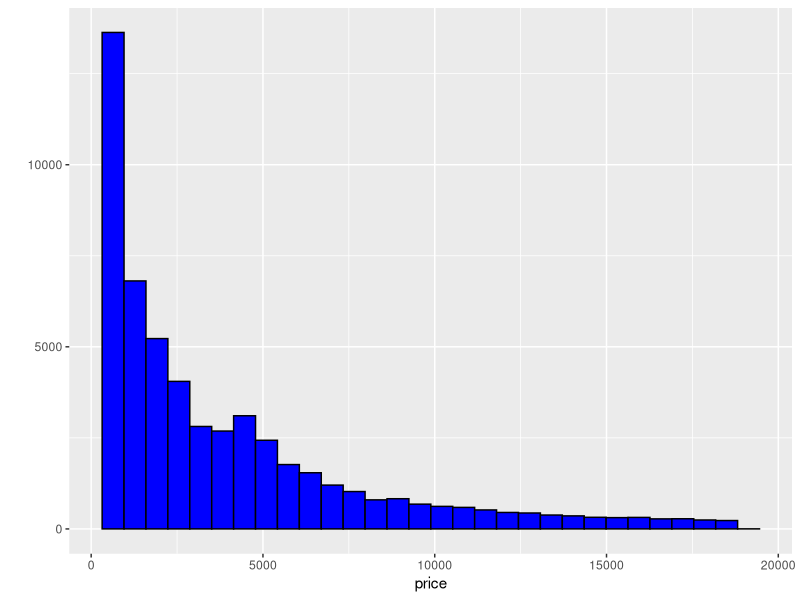
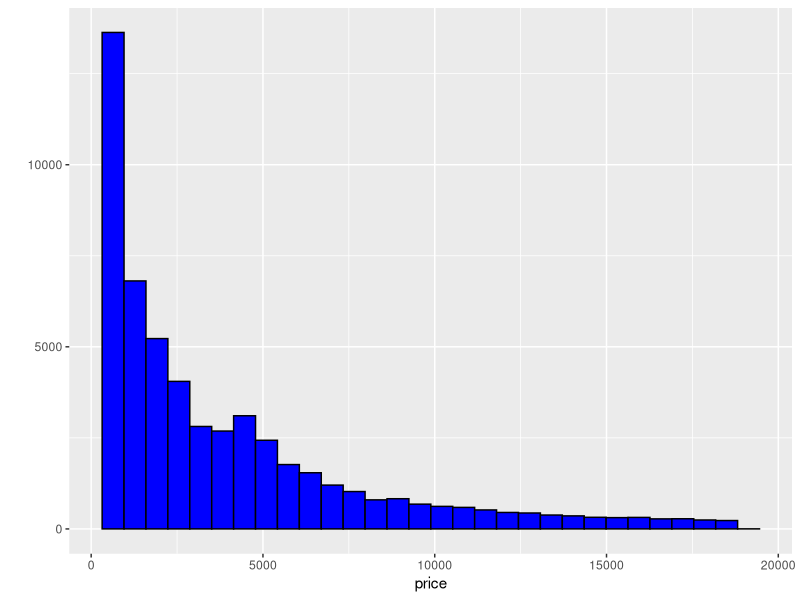
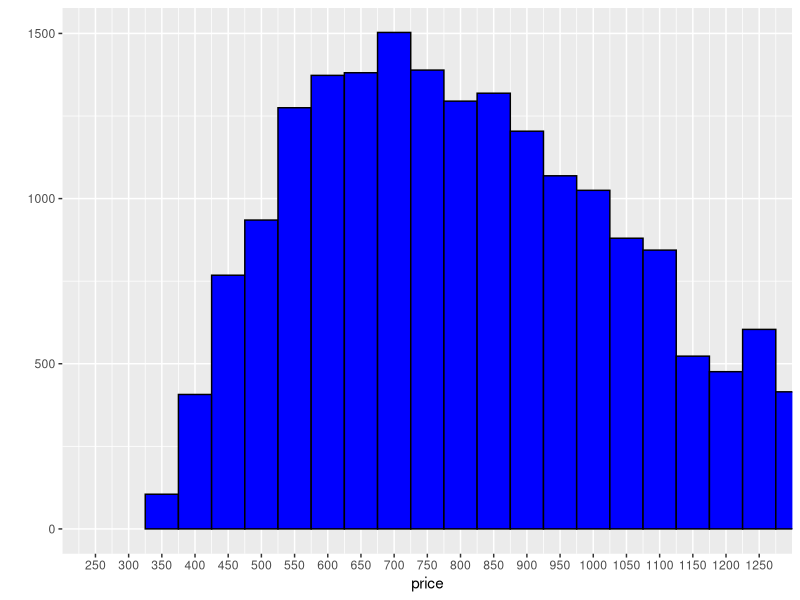
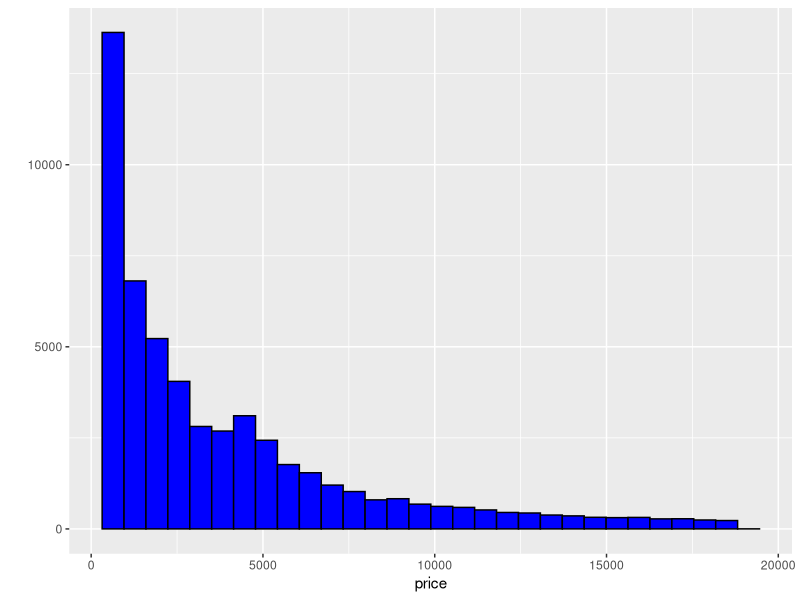
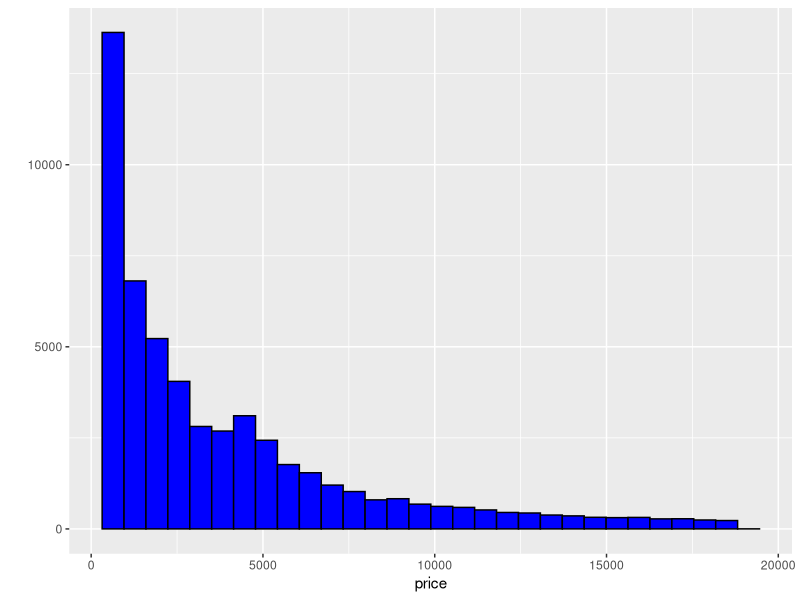
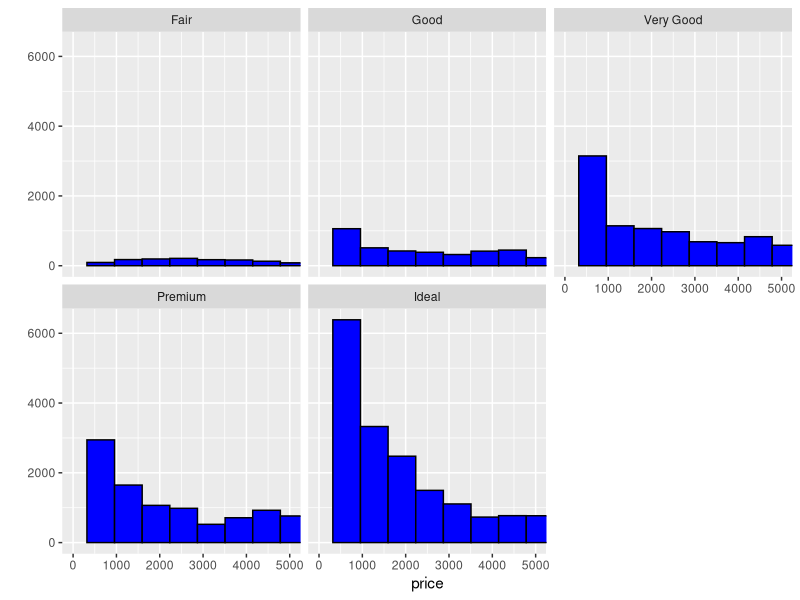
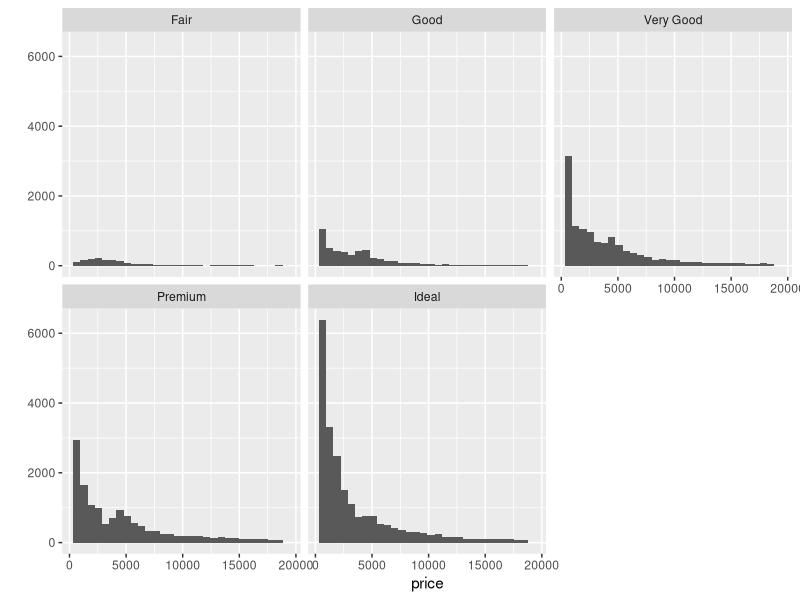
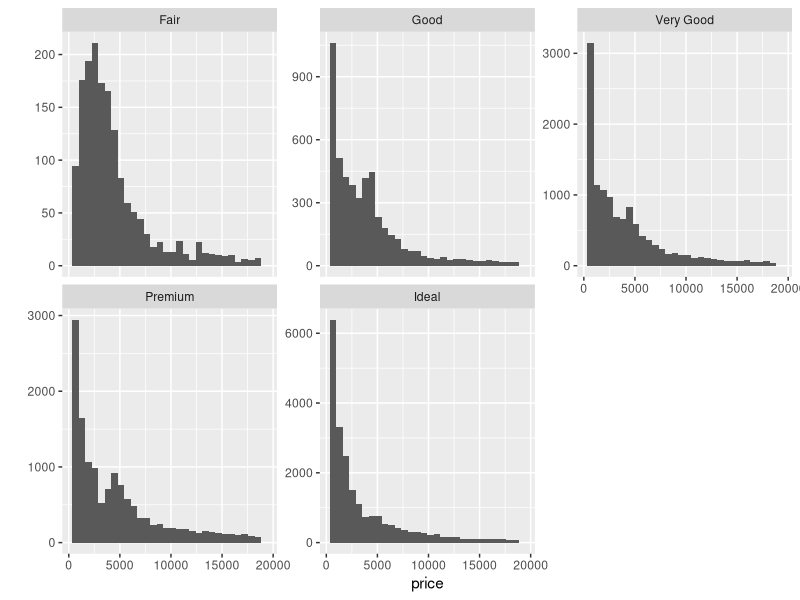

The R source for these figures, in order:
## ---- chunk 1
library(ggplot2)
data(diamonds)

##Count how many observations
nrow(diamonds)

##Count how many variables in the dataset
ncol(diamonds)
length(as.list(names(diamonds)))

## Structure of color variable
str(diamonds$color)

## Plot price of diamonds
qplot(x = price, data = diamonds,
      color = I("black"), fill = I("blue"))

## Summary of price
summary(diamonds$price)

##How many diamonds cost less than 500$
nrow(subset(diamonds, price < 500))

##How many diamonds cost less than 250$
nrow(subset(diamonds, price < 250))

##How many diamonds cost $15,000 or more
nrow(subset(diamonds, price >= 15000))

## ---- chunk 2
# Explore the largest peak in the
# price histogram you created earlier.
qplot(x = price, data = diamonds,
      color = I("black"), fill = I("blue"))
      
# Try limiting the x-axis, altering the bin width,
# and setting different breaks on the x-axis.
qplot(x = price, data = diamonds,
      color = I("black"), fill = I("blue"),
      binwidth = 50) +
      scale_x_continuous(breaks = seq(250, 1250, 50)) +
      coord_cartesian(xlim = c(250,1250))


# You can save images by using the ggsave() command.
# ggsave() will save the last plot created.
# For example...
#                  qplot(x = price, data = diamonds)
#                  ggsave('priceHistogram.png')

# ggsave currently recognises the extensions eps/ps, tex (pictex),
# pdf, jpeg, tiff, png, bmp, svg and wmf (windows only).

## ---- chunk 3
# Break out the histogram of diamond prices by cut.
qplot(x = price, data = diamonds,
      color = I("black"), fill = I("blue"))

# You should have five histograms in separate
# panels on your resulting plot.

# Basic histogram
qplot(x = price, data = diamonds,
      color = I("black"), fill = I("blue"))

# Analyze cut
levels(diamonds$cut)

# By function to check price split over cut
by(diamonds$price, diamonds$cut, summary)


# TYPE YOUR CODE BELOW THE LINE
# ======================================================
qplot(x = price, data = diamonds,
      color = I("black"), fill = I("blue")) +
  facet_wrap(~cut) +
  coord_cartesian(xlim = c(0, 5000))

## ---- chunk 4
## Which cut has the highest price diamond?
by(diamonds$price, diamonds$cut, max)

## Which cut has the lowest price diamond?
by(diamonds$price, diamonds$cut, min)

## Which cut has the lowest mean for price?
by(diamonds$price, diamonds$cut, mean)

## Function `summary()` uses approximation
by(diamonds$price, diamonds$cut, summary)

## ---- chunk 5
# In the two last exercises, we looked at
# the distribution for diamonds by cut.

# Run the code below in R Studio to generate
# the histogram as a reminder.

# ===============================================================

qplot(x = price, data = diamonds) + facet_wrap(~cut)
                                                                               
# ===============================================================

# In the last exercise, we looked at the summary statistics
# for diamond price by cut. If we look at the output table, the
# the median and quartiles are reasonably close to each other.

# diamonds$cut: Fair
#    Min. 1st Qu.  Median    Mean 3rd Qu.    Max. 
#     337    2050    3282    4359    5206   18570 
# ------------------------------------------------------------------------ 
# diamonds$cut: Good
#    Min. 1st Qu.  Median    Mean 3rd Qu.    Max. 
#     327    1145    3050    3929    5028   18790 
# ------------------------------------------------------------------------ 
# diamonds$cut: Very Good
#    Min. 1st Qu.  Median    Mean 3rd Qu.    Max. 
#     336     912    2648    3982    5373   18820 
# ------------------------------------------------------------------------ 
# diamonds$cut: Premium
#    Min. 1st Qu.  Median    Mean 3rd Qu.    Max. 
#     326    1046    3185    4584    6296   18820 
# ------------------------------------------------------------------------ 
# diamonds$cut: Ideal
#    Min. 1st Qu.  Median    Mean 3rd Qu.    Max. 
#     326     878    1810    3458    4678   18810 

# This means the distributions should be somewhat similar,
# but the histograms we created don't show that.

# The 'Fair' and 'Good' diamonds appear to have 
# different distributions compared to the better
# cut diamonds. They seem somewhat uniform
# on the left with long tails on the right.

# Let's look in to this more.

# Look up the documentation for facet_wrap in R Studio.
# Then, scroll back up and add a parameter to facet_wrap so that
# the y-axis in the histograms is not fixed. You want the y-axis to
# be different for each histogram.

qplot(x = price, data = diamonds) + facet_wrap(~cut, scales  = "free_y")

## ---- chunk 6
# Create a histogram of price per carat
# and facet it by cut. You can make adjustments
# to the code from the previous exercise to get
# started.
qplot(x = price, y = carat, data = diamonds) + 
  facet_wrap(~cut, scales  = "free_y")


# Adjust the bin width and transform the scale
# of the x-axis using log10.
qplot(x = price, y = carat, data = diamonds,
      binwidth = 500) + 
  scale_x_log10() +
  facet_wrap(~cut, scales  = "free_y")

## ---- chunk 7

# Investigate the price of diamonds using box plots,
# numerical summaries, and one of the following categorical
# variables: cut, clarity, or color.

# Boxplot
qplot(x = cut, y = price, data = diamonds,
      binwidth = 500, geom = "boxplot") +
  coord_cartesian(ylim = c(0, 7500))

# Numerical summaries
by(diamonds$price, diamonds$color, summary)
by(diamonds$price, diamonds$clarity, summary)

# You can save images by using the ggsave() command.
# ggsave() will save the last plot created.
# For example...
#                  qplot(x = price, data = diamonds)
#                  ggsave('priceHistogram.png')

## ---- chunk 8
## Quartiles
by(diamonds$price, diamonds$color, IQR)

by(diamonds$price, diamonds$color, summary)

## Analyze price per carat faceted by cut
qplot(x = carat, y = price, data = diamonds, geom = "boxplot") +
  coord_cartesian(ylim = c(0, 7500)) +
  facet_wrap(~cut, scale = "free_x")

# Investigate the price per carat of diamonds across
# the different colors of diamonds using boxplots.
qplot(x = carat, y = price, data = diamonds, geom = "boxplot") +
  coord_cartesian(ylim = c(0, 8000)) +
  facet_wrap(~color, scale = "free_x",nrow = 2)

# Hint: Use price and carat as a ratio in the parameter y to create the box plots.
qplot(x = color, y = price/carat, data = diamonds, geom = "boxplot") +
  coord_cartesian(ylim = c(0, 6000)) +
  facet_wrap(~color, scale = "free_x",nrow = 2)

